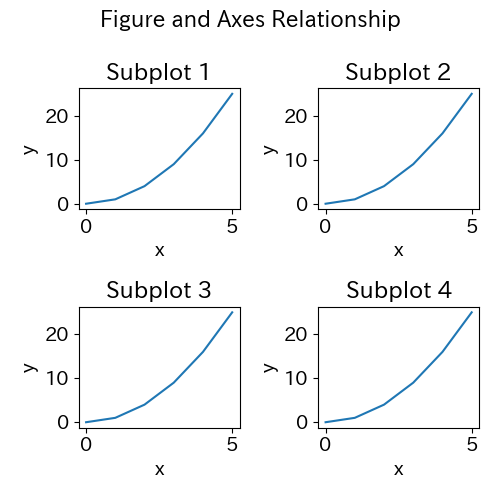

Generate this figure with Python:
import matplotlib.pyplot as plt
import japanize_matplotlib
plt.rcParams["font.size"] = "14"

# データ生成
x = [0, 1, 2, 3, 4, 5]
y = [0, 1, 4, 9, 16, 25]

# フィギュアオブジェクトを作成
fig = plt.figure(figsize=(5, 5))

# フィギュアタイトルを設定
fig.suptitle('Figure and Axes Relationship', fontsize=16)

# 2x2のグリッドの1番目にax1を作成
ax1 = fig.add_subplot(2, 2, 1)
ax1.set_title('Subplot 1')
ax1.set_xlabel('x')
ax1.set_ylabel('y')
ax1.plot(x, y)

# 2x2のグリッドの2番目にax2を作成
ax2 = fig.add_subplot(2, 2, 2)
ax2.set_title('Subplot 2')
ax2.set_xlabel('x')
ax2.set_ylabel('y')
ax2.plot(x, y)

# 2x2のグリッドの3番目にax3を作成
ax3 = fig.add_subplot(2, 2, 3)
ax3.set_title('Subplot 3')
ax3.set_xlabel('x')
ax3.set_ylabel('y')
ax3.plot(x, y)

# 2x2のグリッドの4番目にax4を作成
ax4 = fig.add_subplot(2, 2, 4)
ax4.set_title('Subplot 4')
ax4.set_xlabel('x')
ax4.set_ylabel('y')
ax4.plot(x, y)

print(ax4.axis)
# 図を表示
plt.tight_layout()
plt.savefig("9_1_3_2_show_fig_ax_sample.png")
plt.show()
